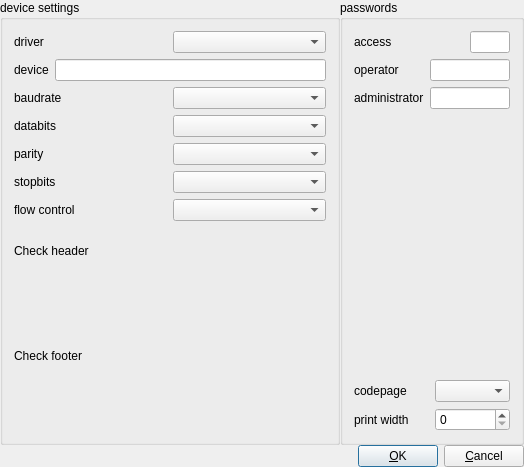
<?xml version="1.0" encoding="UTF-8"?>
<ui version="4.0">
 <class>dlgECRSettings</class>
 <widget class="QDialog" name="dlgECRSettings">
  <property name="geometry">
   <rect>
    <x>0</x>
    <y>0</y>
    <width>524</width>
    <height>467</height>
   </rect>
  </property>
  <property name="windowTitle">
   <string>ECR</string>
  </property>
  <property name="sizeGripEnabled">
   <bool>false</bool>
  </property>
  <property name="modal">
   <bool>true</bool>
  </property>
  <layout class="QGridLayout">
   <property name="margin">
    <number>0</number>
   </property>
   <property name="spacing">
    <number>0</number>
   </property>
   <item row="1" column="0" colspan="2">
    <layout class="QHBoxLayout">
     <property name="spacing">
      <number>6</number>
     </property>
     <property name="margin">
      <number>0</number>
     </property>
     <item>
      <spacer name="Horizontal Spacing2">
       <property name="orientation">
        <enum>Qt::Horizontal</enum>
       </property>
       <property name="sizeType">
        <enum>QSizePolicy::Expanding</enum>
       </property>
       <property name="sizeHint" stdset="0">
        <size>
         <width>20</width>
         <height>20</height>
        </size>
       </property>
      </spacer>
     </item>
     <item>
      <widget class="QPushButton" name="buttonOk">
       <property name="text">
        <string>&amp;OK</string>
       </property>
       <property name="shortcut">
        <string/>
       </property>
       <property name="autoDefault">
        <bool>true</bool>
       </property>
       <property name="default">
        <bool>true</bool>
       </property>
      </widget>
     </item>
     <item>
      <widget class="QPushButton" name="buttonCancel">
       <property name="text">
        <string>&amp;Cancel</string>
       </property>
       <property name="shortcut">
        <string/>
       </property>
       <property name="autoDefault">
        <bool>true</bool>
       </property>
      </widget>
     </item>
    </layout>
   </item>
   <item row="0" column="1">
    <widget class="Q3GroupBox" name="groupBox2">
     <property name="maximumSize">
      <size>
       <width>32767</width>
       <height>32767</height>
      </size>
     </property>
     <property name="title">
      <string>passwords</string>
     </property>
     <layout class="QGridLayout">
      <item row="3" column="0">
       <spacer name="spacer5">
        <property name="orientation">
         <enum>Qt::Vertical</enum>
        </property>
        <property name="sizeType">
         <enum>QSizePolicy::Expanding</enum>
        </property>
        <property name="sizeHint" stdset="0">
         <size>
          <width>20</width>
          <height>16</height>
         </size>
        </property>
       </spacer>
      </item>
      <item row="0" column="0">
       <layout class="QHBoxLayout">
        <item>
         <widget class="QLabel" name="lblAccessPassword">
          <property name="sizePolicy">
           <sizepolicy hsizetype="Preferred" vsizetype="Preferred">
            <horstretch>0</horstretch>
            <verstretch>0</verstretch>
           </sizepolicy>
          </property>
          <property name="text">
           <string>access</string>
          </property>
          <property name="wordWrap">
           <bool>false</bool>
          </property>
         </widget>
        </item>
        <item>
         <widget class="QLineEdit" name="editAccessPassword">
          <property name="sizePolicy">
           <sizepolicy hsizetype="Minimum" vsizetype="Fixed">
            <horstretch>0</horstretch>
            <verstretch>0</verstretch>
           </sizepolicy>
          </property>
          <property name="maximumSize">
           <size>
            <width>40</width>
            <height>32767</height>
           </size>
          </property>
          <property name="maxLength">
           <number>2</number>
          </property>
         </widget>
        </item>
       </layout>
      </item>
      <item row="1" column="0">
       <layout class="QHBoxLayout">
        <item>
         <widget class="QLabel" name="lblOperatorPassword">
          <property name="text">
           <string>operator</string>
          </property>
          <property name="wordWrap">
           <bool>false</bool>
          </property>
         </widget>
        </item>
        <item>
         <widget class="QLineEdit" name="editOperatorPassword">
          <property name="sizePolicy">
           <sizepolicy hsizetype="Minimum" vsizetype="Fixed">
            <horstretch>0</horstretch>
            <verstretch>0</verstretch>
           </sizepolicy>
          </property>
          <property name="maximumSize">
           <size>
            <width>80</width>
            <height>32767</height>
           </size>
          </property>
          <property name="maxLength">
           <number>4</number>
          </property>
         </widget>
        </item>
       </layout>
      </item>
      <item row="2" column="0">
       <layout class="QHBoxLayout">
        <item>
         <widget class="QLabel" name="lblAdminPassword">
          <property name="text">
           <string>administrator</string>
          </property>
          <property name="wordWrap">
           <bool>false</bool>
          </property>
         </widget>
        </item>
        <item>
         <widget class="QLineEdit" name="editAdminPassword">
          <property name="sizePolicy">
           <sizepolicy hsizetype="Minimum" vsizetype="Fixed">
            <horstretch>0</horstretch>
            <verstretch>0</verstretch>
           </sizepolicy>
          </property>
          <property name="maximumSize">
           <size>
            <width>80</width>
            <height>32767</height>
           </size>
          </property>
          <property name="maxLength">
           <number>4</number>
          </property>
         </widget>
        </item>
       </layout>
      </item>
      <item row="4" column="0">
       <layout class="QHBoxLayout">
        <item>
         <widget class="QLabel" name="lblCodepage">
          <property name="text">
           <string>codepage</string>
          </property>
          <property name="wordWrap">
           <bool>false</bool>
          </property>
         </widget>
        </item>
        <item>
         <widget class="QComboBox" name="comboCP"/>
        </item>
       </layout>
      </item>
      <item row="5" column="0">
       <layout class="QHBoxLayout">
        <item>
         <widget class="QLabel" name="lblPrintWidth">
          <property name="text">
           <string>print width</string>
          </property>
          <property name="wordWrap">
           <bool>false</bool>
          </property>
         </widget>
        </item>
        <item>
         <widget class="QSpinBox" name="spinPrintWidth"/>
        </item>
       </layout>
      </item>
     </layout>
    </widget>
   </item>
   <item row="0" column="0">
    <widget class="Q3GroupBox" name="groupBox1">
     <property name="title">
      <string>device settings</string>
     </property>
     <layout class="QGridLayout">
      <item row="3" column="0">
       <layout class="QHBoxLayout">
        <item>
         <widget class="QLabel" name="lblDataBits">
          <property name="text">
           <string>databits</string>
          </property>
          <property name="wordWrap">
           <bool>false</bool>
          </property>
         </widget>
        </item>
        <item>
         <widget class="QComboBox" name="comboDataBits"/>
        </item>
       </layout>
      </item>
      <item row="5" column="0">
       <layout class="QHBoxLayout">
        <item>
         <widget class="QLabel" name="lblStopBits">
          <property name="text">
           <string>stopbits</string>
          </property>
          <property name="wordWrap">
           <bool>false</bool>
          </property>
         </widget>
        </item>
        <item>
         <widget class="QComboBox" name="comboStopBits"/>
        </item>
       </layout>
      </item>
      <item row="1" column="0">
       <layout class="QHBoxLayout">
        <item>
         <widget class="QLabel" name="lblDevice">
          <property name="text">
           <string>device</string>
          </property>
          <property name="wordWrap">
           <bool>false</bool>
          </property>
         </widget>
        </item>
        <item>
         <widget class="QLineEdit" name="editDevice"/>
        </item>
       </layout>
      </item>
      <item row="6" column="0">
       <layout class="QHBoxLayout">
        <item>
         <widget class="QLabel" name="lblFlowControl">
          <property name="text">
           <string>flow control</string>
          </property>
          <property name="wordWrap">
           <bool>false</bool>
          </property>
         </widget>
        </item>
        <item>
         <widget class="QComboBox" name="comboFlowControl"/>
        </item>
       </layout>
      </item>
      <item row="4" column="0">
       <layout class="QHBoxLayout">
        <item>
         <widget class="QLabel" name="lblParity">
          <property name="text">
           <string>parity</string>
          </property>
          <property name="wordWrap">
           <bool>false</bool>
          </property>
         </widget>
        </item>
        <item>
         <widget class="QComboBox" name="comboParity"/>
        </item>
       </layout>
      </item>
      <item row="2" column="0">
       <layout class="QHBoxLayout">
        <item>
         <widget class="QLabel" name="lblBaudRate">
          <property name="text">
           <string>baudrate</string>
          </property>
          <property name="wordWrap">
           <bool>false</bool>
          </property>
         </widget>
        </item>
        <item>
         <widget class="QComboBox" name="comboBaudRate"/>
        </item>
       </layout>
      </item>
      <item row="0" column="0">
       <layout class="QHBoxLayout">
        <item>
         <widget class="QLabel" name="driver">
          <property name="text">
           <string>driver</string>
          </property>
          <property name="wordWrap">
           <bool>false</bool>
          </property>
         </widget>
        </item>
        <item>
         <widget class="QComboBox" name="comboDriver"/>
        </item>
       </layout>
      </item>
      <item row="7" column="0">
       <layout class="QVBoxLayout">
        <item>
         <widget class="QLabel" name="textLabel1">
          <property name="text">
           <string>Check header</string>
          </property>
          <property name="wordWrap">
           <bool>false</bool>
          </property>
         </widget>
        </item>
        <item>
         <widget class="Q3TextEdit" name="editHeader">
          <property name="font">
           <font>
            <family>DejaVu Sans Mono</family>
           </font>
          </property>
         </widget>
        </item>
       </layout>
      </item>
      <item row="8" column="0">
       <layout class="QVBoxLayout">
        <item>
         <widget class="QLabel" name="textLabel1_2">
          <property name="text">
           <string>Check footer</string>
          </property>
          <property name="wordWrap">
           <bool>false</bool>
          </property>
         </widget>
        </item>
        <item>
         <widget class="Q3TextEdit" name="editFooter">
          <property name="font">
           <font>
            <family>DejaVu Sans Mono</family>
           </font>
          </property>
         </widget>
        </item>
       </layout>
      </item>
     </layout>
    </widget>
   </item>
  </layout>
 </widget>
 <layoutdefault spacing="6" margin="11"/>
 <pixmapfunction>qPixmapFromMimeSource</pixmapfunction>
 <customwidgets>
  <customwidget>
   <class>Q3GroupBox</class>
   <extends>QGroupBox</extends>
   <header>Qt3Support/Q3GroupBox</header>
   <container>1</container>
  </customwidget>
  <customwidget>
   <class>Q3Frame</class>
   <extends>QFrame</extends>
   <header>Qt3Support/Q3Frame</header>
   <container>1</container>
  </customwidget>
  <customwidget>
   <class>Q3TextEdit</class>
   <extends>Q3Frame</extends>
   <header>q3textedit.h</header>
  </customwidget>
 </customwidgets>
 <includes>
  <include location="local">fr.h</include>
 </includes>
 <resources/>
 <connections>
  <connection>
   <sender>buttonOk</sender>
   <signal>clicked()</signal>
   <receiver>dlgECRSettings</receiver>
   <slot>apply()</slot>
   <hints>
    <hint type="sourcelabel">
     <x>20</x>
     <y>20</y>
    </hint>
    <hint type="destinationlabel">
     <x>20</x>
     <y>20</y>
    </hint>
   </hints>
  </connection>
  <connection>
   <sender>buttonCancel</sender>
   <signal>clicked()</signal>
   <receiver>dlgECRSettings</receiver>
   <slot>reject()</slot>
   <hints>
    <hint type="sourcelabel">
     <x>20</x>
     <y>20</y>
    </hint>
    <hint type="destinationlabel">
     <x>20</x>
     <y>20</y>
    </hint>
   </hints>
  </connection>
 </connections>
</ui>
